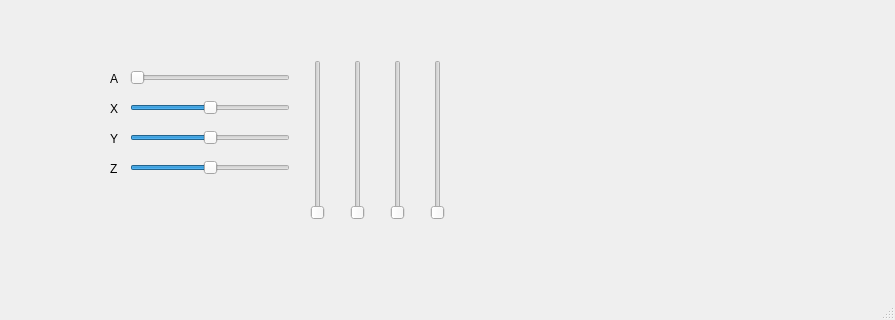
<?xml version="1.0" encoding="UTF-8"?>
<ui version="4.0">
 <class>MainWindow</class>
 <widget class="QMainWindow" name="MainWindow">
  <property name="geometry">
   <rect>
    <x>0</x>
    <y>0</y>
    <width>895</width>
    <height>320</height>
   </rect>
  </property>
  <property name="windowTitle">
   <string>MainWindow</string>
  </property>
  <widget class="QWidget" name="centralwidget">
   <widget class="QSlider" name="horizontalSlider">
    <property name="geometry">
     <rect>
      <x>130</x>
      <y>100</y>
      <width>160</width>
      <height>16</height>
     </rect>
    </property>
    <property name="minimum">
     <number>-50</number>
    </property>
    <property name="maximum">
     <number>50</number>
    </property>
    <property name="orientation">
     <enum>Qt::Horizontal</enum>
    </property>
   </widget>
   <widget class="QSlider" name="horizontalSlider_y">
    <property name="geometry">
     <rect>
      <x>130</x>
      <y>130</y>
      <width>160</width>
      <height>16</height>
     </rect>
    </property>
    <property name="minimum">
     <number>-50</number>
    </property>
    <property name="maximum">
     <number>50</number>
    </property>
    <property name="orientation">
     <enum>Qt::Horizontal</enum>
    </property>
   </widget>
   <widget class="QSlider" name="horizontalSlider_z">
    <property name="geometry">
     <rect>
      <x>130</x>
      <y>160</y>
      <width>160</width>
      <height>16</height>
     </rect>
    </property>
    <property name="minimum">
     <number>-50</number>
    </property>
    <property name="maximum">
     <number>50</number>
    </property>
    <property name="orientation">
     <enum>Qt::Horizontal</enum>
    </property>
   </widget>
   <widget class="QLabel" name="label">
    <property name="geometry">
     <rect>
      <x>110</x>
      <y>100</y>
      <width>16</width>
      <height>17</height>
     </rect>
    </property>
    <property name="text">
     <string>X</string>
    </property>
   </widget>
   <widget class="QLabel" name="label_2">
    <property name="geometry">
     <rect>
      <x>110</x>
      <y>130</y>
      <width>16</width>
      <height>17</height>
     </rect>
    </property>
    <property name="text">
     <string>Y</string>
    </property>
   </widget>
   <widget class="QLabel" name="label_3">
    <property name="geometry">
     <rect>
      <x>110</x>
      <y>160</y>
      <width>16</width>
      <height>17</height>
     </rect>
    </property>
    <property name="text">
     <string>Z</string>
    </property>
   </widget>
   <widget class="QSlider" name="horizontalSlider_z_2">
    <property name="geometry">
     <rect>
      <x>130</x>
      <y>70</y>
      <width>160</width>
      <height>16</height>
     </rect>
    </property>
    <property name="minimum">
     <number>0</number>
    </property>
    <property name="maximum">
     <number>200</number>
    </property>
    <property name="orientation">
     <enum>Qt::Horizontal</enum>
    </property>
   </widget>
   <widget class="QLabel" name="label_4">
    <property name="geometry">
     <rect>
      <x>110</x>
      <y>70</y>
      <width>16</width>
      <height>17</height>
     </rect>
    </property>
    <property name="text">
     <string>A</string>
    </property>
   </widget>
   <widget class="QSlider" name="verticalSlider">
    <property name="geometry">
     <rect>
      <x>310</x>
      <y>60</y>
      <width>16</width>
      <height>160</height>
     </rect>
    </property>
    <property name="orientation">
     <enum>Qt::Vertical</enum>
    </property>
   </widget>
   <widget class="QSlider" name="verticalSlider_2">
    <property name="geometry">
     <rect>
      <x>350</x>
      <y>60</y>
      <width>16</width>
      <height>160</height>
     </rect>
    </property>
    <property name="orientation">
     <enum>Qt::Vertical</enum>
    </property>
   </widget>
   <widget class="QSlider" name="verticalSlider_3">
    <property name="geometry">
     <rect>
      <x>390</x>
      <y>60</y>
      <width>16</width>
      <height>160</height>
     </rect>
    </property>
    <property name="orientation">
     <enum>Qt::Vertical</enum>
    </property>
   </widget>
   <widget class="QSlider" name="verticalSlider_4">
    <property name="geometry">
     <rect>
      <x>430</x>
      <y>60</y>
      <width>16</width>
      <height>160</height>
     </rect>
    </property>
    <property name="orientation">
     <enum>Qt::Vertical</enum>
    </property>
   </widget>
  </widget>
  <widget class="QMenuBar" name="menubar">
   <property name="geometry">
    <rect>
     <x>0</x>
     <y>0</y>
     <width>895</width>
     <height>22</height>
    </rect>
   </property>
  </widget>
  <widget class="QStatusBar" name="statusbar"/>
 </widget>
 <resources/>
 <connections/>
</ui>
